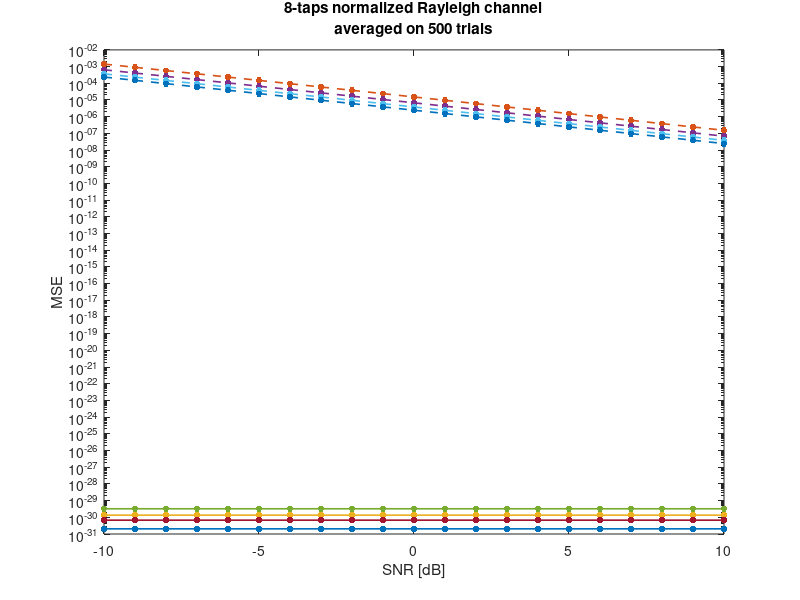

Source code (MATLAB): (Note: this script raises an error after producing the figure.)
%% code for step 3
close all;
clearvars;

%% parameters
N = 128; % number of subcarriers
L = 8; % length of the channel coefficients

M = 500; % number of trials
SNR = linspace(-10,10,21); % db
Es_N0 = 10.^(SNR/10); % noise power
N_SNR = length(Es_N0);
mseML = zeros(N_SNR,M);
mseMAP = zeros(N_SNR,M);

sigma2 = 1;


for N_blocks=2:5 % number of blocks of training sequence
    I = repmat((-1).^(0:N-1)',N_blocks,1); % training sequence
    W = repmat(dftmtx(N),N_blocks,1); % dft matrix
    for i=1:N_SNR
        for j=1:M
            % channel
            test = [1 0.3 -0.2 0 0 0 0 0.5];
            test = test/sqrt(test*test');
            hTrue = sqrt(sigma2)*test';%(randn(L,1)+1i*randn(L,1))/sqrt(2*L);
            hTrue = hTrue/(norm(hTrue));
            lambda = repmat(fft(hTrue,N),N_blocks,1);
            
            % noise
            noise = 0*sqrt(Es_N0(i).^-1)*(randn(N_blocks*N,1)+1i*randn(N_blocks*N,1));
            
            % received signal
            r = lambda.*I+noise;
            
            % ML estimator
            A1 = (I.*W(:,1:L));
            hEstML = A1\r; % automatically solve with LS
            
            % MAP estimator with knowledge of noise power and h distr
            A2 = [A1;sqrt((Es_N0(i)^-1)/(sigma2))*eye(L)];
            hEstMAP = A2\[r;zeros(L,1)];
            
            mseML(i,j) = (hTrue-hEstML(1:L))'*(hTrue-hEstML(1:L));
            mseMAP(i,j) = (hTrue-hEstMAP(1:L))'*(hTrue-hEstMAP(1:L));
        end
    end
    mseML = mean(mseML,2);
    mseMAP = mean(mseMAP,2);
    
    semilogy(SNR,mseML,'.-','linewidth',1.2,'markersize',15); hold on;
    semilogy(SNR,mseMAP,'.--','linewidth',1.2,'markersize',15); hold on;
    xlabel('SNR [dB]');
    ylabel('MSE');
    label{2*N_blocks-1}=sprintf('%d blocks ML',N_blocks);
    label{2*N_blocks}=sprintf('%d blocks MAP',N_blocks);
end
title(sprintf('%d-taps normalized Rayleigh channel\naveraged on %d trials',L,M));
legend(label);
grid on;

